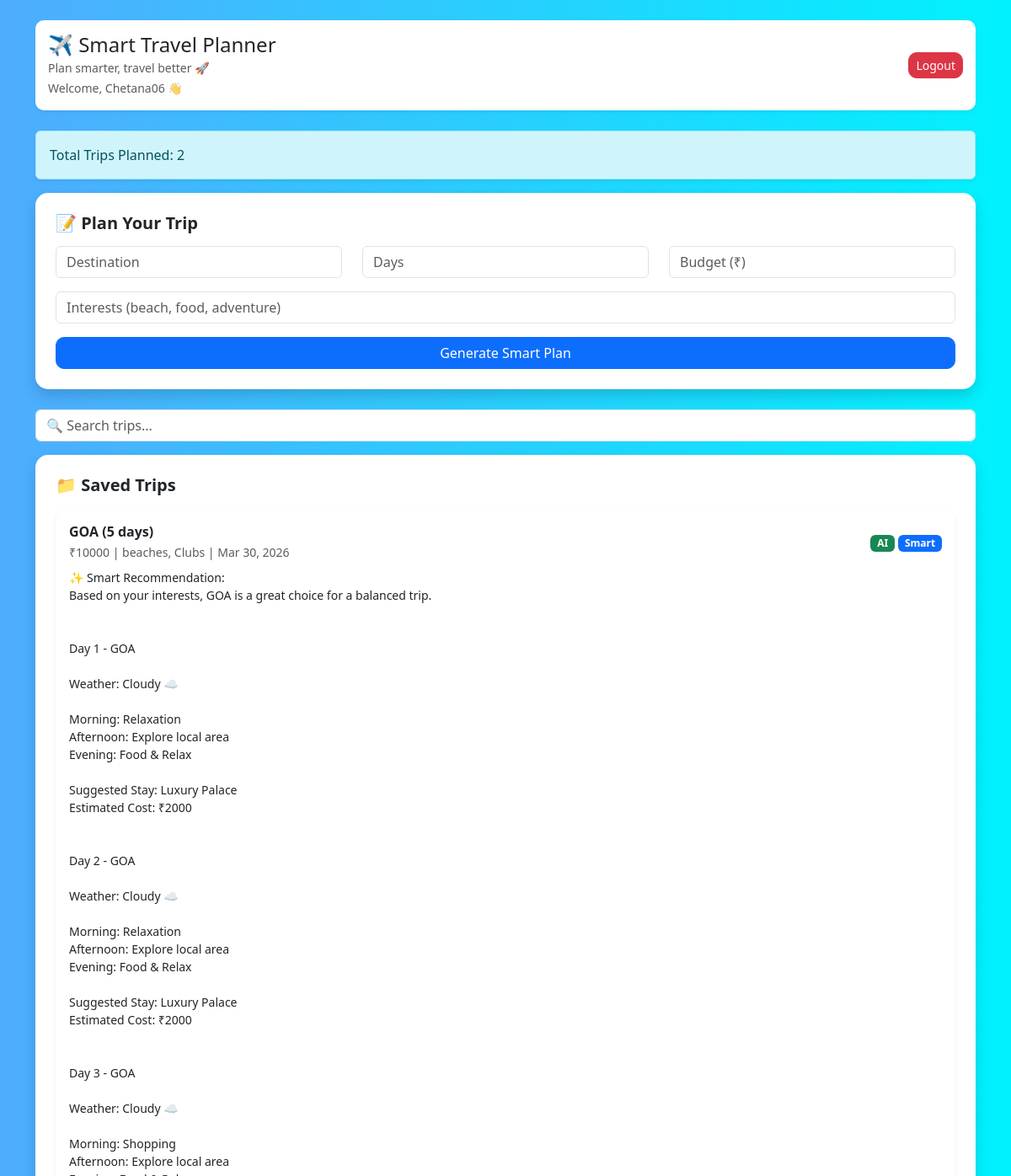
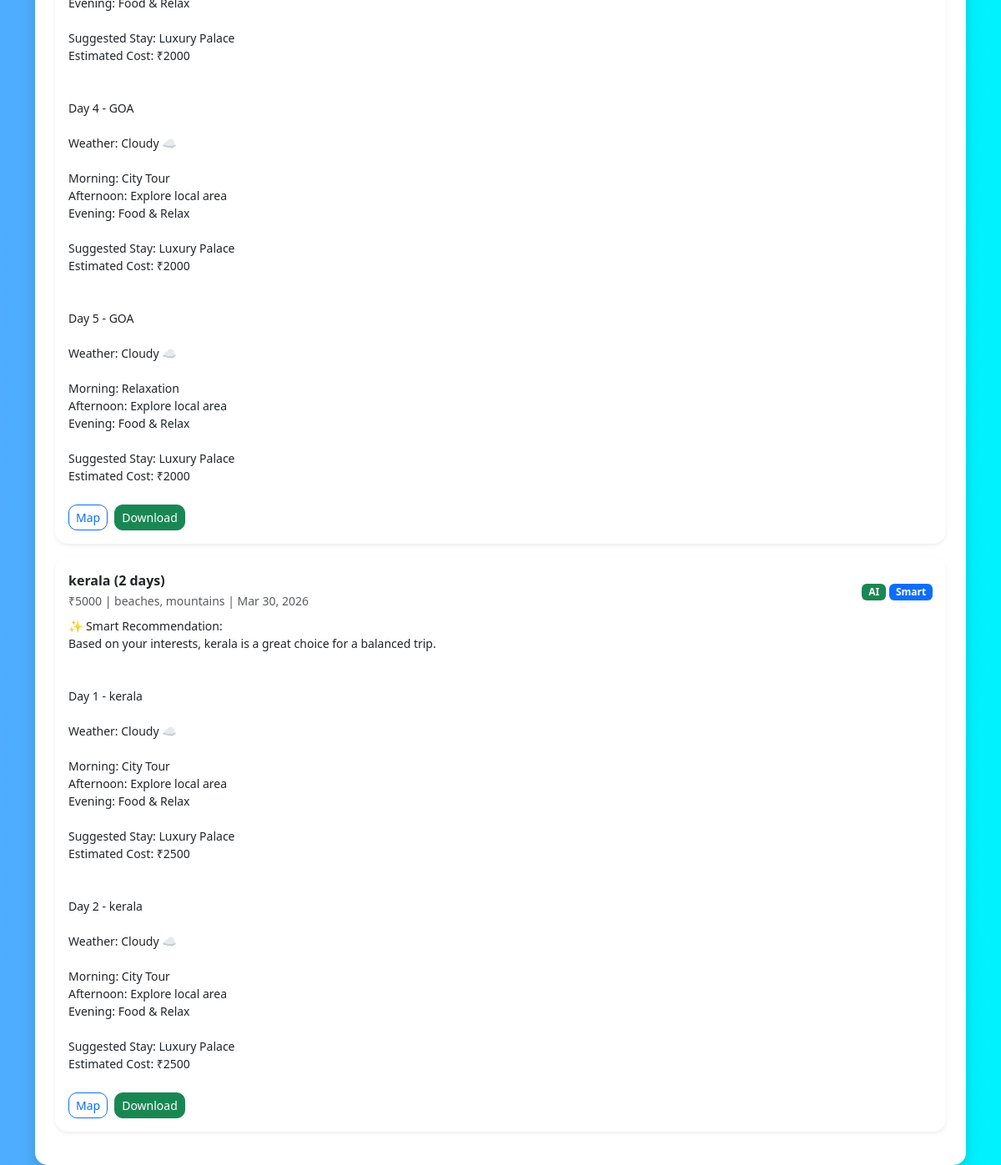
The app's page / (signed in) with its own data (2 pictures, top to bottom).
### tripplanner/models.py (models this page shows, shortened)
class Trip(models.Model):
    user = models.ForeignKey(User, on_delete=models.CASCADE)
    destination = models.CharField(max_length=100)
    days = models.IntegerField()
    budget = models.IntegerField()
    interests = models.TextField()
    itinerary = models.TextField()
    created_at = models.DateTimeField(auto_now_add=True)

### tripplanner/views.py (the view, shortened to what this page needs)
# urls.py: 2. Add a URL to urlpatterns:  path('', views.home, name='home')
def home(request):
    if not request.user.is_authenticated:
        return redirect('/login/')
    itinerary = None
    analysis = None
    trips = Trip.objects.filter(user=request.user).order_by('-id')
    total_trips = trips.count()
    return render(request, 'home.html', {
        'itinerary': itinerary,
        'trips': trips,
        'analysis': analysis,
        'total_trips': total_trips
    })

### tripplanner/templates/home.html (shortened to what this page needs)
<!DOCTYPE html>
<html>
<head>
    <link href="https://cdn.jsdelivr.net/npm/bootstrap@5.3.0/dist/css/bootstrap.min.css" rel="stylesheet">
</head>
<body>
<div class="container mt-4">
    <div class="navbar-custom shadow-sm mb-4 d-flex justify-content-between align-items-center">
        <div>
            <h4 class="mb-0">✈️ Smart Travel Planner</h4>
            <small class="text-muted">Plan smarter, travel better 🚀</small><br>
            <small class="text-muted">Welcome, {{ request.user.username }} 👋</small>
        </div>
        <a href="/logout/" class="btn btn-danger btn-sm btn-custom">Logout</a>
    </div>
    <div class="alert alert-info shadow-sm">
        Total Trips Planned: {{ total_trips }}
    </div>
    <div class="card p-4 shadow mb-4">
        <h5 class="section-title">📝 Plan Your Trip</h5>
        <form method="POST">
            <div class="row">
                <div class="col-md-4">
                    <input name="destination" class="form-control mb-3" placeholder="Destination" required>
                </div>
                <div class="col-md-4">
                    <input name="days" type="number" class="form-control mb-3" placeholder="Days" required>
                </div>
                <div class="col-md-4">
                    <input name="budget" type="number" class="form-control mb-3" placeholder="Budget (₹)" required>
                </div>
            </div>
            <input name="interests" class="form-control mb-3" placeholder="Interests (beach, food, adventure)">
            <button class="btn btn-primary w-100 btn-custom">Generate Smart Plan</button>
        </form>
    </div>
    <input type="text" id="searchBox" class="form-control mb-3" placeholder="🔍 Search trips...">
    <div class="card p-4 shadow">
        <h5 class="section-title">📁 Saved Trips</h5>
        {% for trip in trips %}
        <div class="card p-3 mb-3 shadow-sm trip-card">
            <div class="d-flex justify-content-between align-items-center">
                <div>
                    <b>{{ trip.destination }} ({{ trip.days }} days)</b><br>
                    <small class="text-muted">
                        ₹{{ trip.budget }} | {{ trip.interests }} |
                        {{ trip.created_at|date:"M d, Y" }}
                    </small>
                </div>
                <div>
                    <span class="badge bg-success">AI</span>
                    <span class="badge bg-primary">Smart</span>
                </div>
            </div>
            <pre class="mt-2">{{ trip.itinerary }}</pre>
            <div class="d-flex gap-2 mt-2">
                <a href="https://www.google.com/maps/search/{{ trip.destination }}"
                   target="_blank"
                   class="btn btn-outline-primary btn-sm btn-custom">
                   Map
                </a>
                <a href="/download/{{ trip.id }}/"
                   class="btn btn-success btn-sm btn-custom">
                   Download
                </a>
            </div>
        </div>
        {% empty %}
        <p>No trips yet</p>
        {% endfor %}
    </div>
</div>
</body>
</html>

### tripplanner/templates/home.html (style rules this page uses)
body { background: linear-gradient(to right, #4facfe, #00f2fe); font-family: 'Segoe UI', sans-serif; }
.navbar-custom { background: white; padding: 15px; border-radius: 10px; }
.card { border-radius: 15px; border: none; }
.section-title { font-weight: bold; margin-bottom: 15px; }
pre { white-space: pre-wrap; font-family: 'Segoe UI'; }
.btn-custom { border-radius: 10px; }

### records on screen
Trip: destination "GOA", days "5", budget "10000", interests "beaches, Clubs", created_at "Mar 30, 2026", itinerary "✨ Smart Recommendation: Based on your interests, GOA is a great choice for a balanced trip. Day 1 - GOA Weather: Cloudy ☁️ Morning: Relaxation Afternoon: Explore local area Evening: Food & Relax Suggested Stay: Luxury Palace Estimated Cost: ₹2000 Day 2 - GOA Weather: Cloudy ☁️ Morning: Relaxation Afternoon: Explore local area Evening: Food & Relax Suggested Stay: Luxury Palace Estimated Cost: ₹2000 Day 3 - GOA Weather: Cloudy ☁️ Morning: Shopping Afternoon: Explore local area Evening: Food & Relax Suggested Stay: Luxury Palace Estimated Cost: ₹2000 Day 4 - GOA Weather: Cloudy ☁️ Morning: City Tour Afternoon: Explore local area Evening: Food & Relax Suggested Stay: Luxury Palace Estimated…"
Trip: destination "kerala", days "2", budget "5000", interests "beaches, mountains", created_at "Mar 30, 2026", itinerary "✨ Smart Recommendation: Based on your interests, kerala is a great choice for a balanced trip. Day 1 - kerala Weather: Cloudy ☁️ Morning: City Tour Afternoon: Explore local area Evening: Food & Relax Suggested Stay: Luxury Palace Estimated Cost: ₹2500 Day 2 - kerala Weather: Cloudy ☁️ Morning: City Tour Afternoon: Explore local area Evening: Food & Relax Suggested Stay: Luxury Palace Estimated Cost: ₹2500"

### other values on screen
{{ request.user.username }} "Chetana06"
{{ total_trips }} "2"
